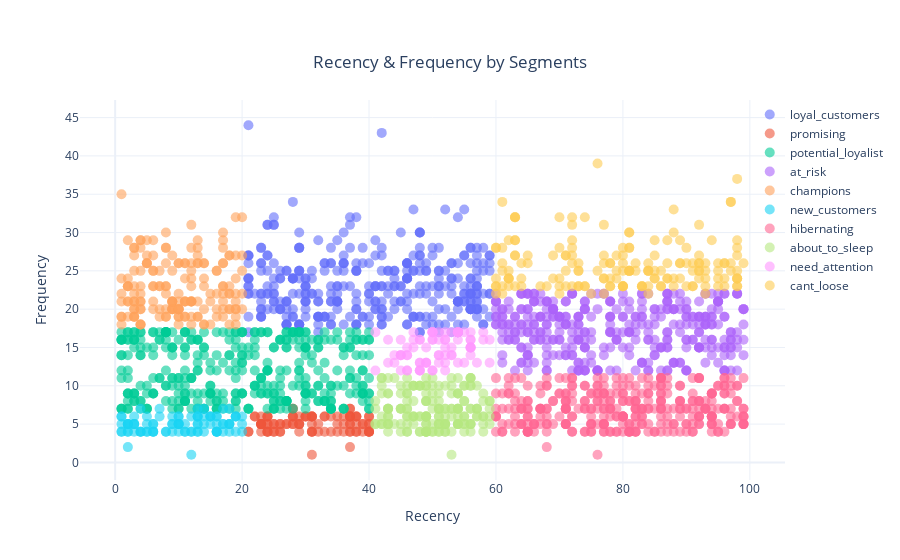

Notebook code for this chart:
### Code cell
fig = go.Figure()
for i in rfm['segment'].unique():
    fig.add_trace(go.Scatter(x=rfm[rfm['segment']==i]['Recency'],
                           y=rfm[rfm['segment']==i]['frequency'],
                           mode='markers', name=str(i),showlegend = True,
                           marker = dict(size = 10,opacity = 0.6)))

fig.update_layout(title={'text': "Recency & Frequency by Segments",
                         'y':0.9,
                         'x':0.5,
                         'xanchor': 'center',
                         'yanchor': 'top'},
                  legend=dict(x=0.95,
                              y=1,
                              bgcolor='rgba(255, 255, 255, 0)'),
                  xaxis = dict(title='Recency'),
                  yaxis=dict(title='Frequency'),
                  template='plotly_white')

fig.show()

### Figure 1 — Plotly figure (JSON) as saved in the notebook; plotly's stock layout.template omitted (floating-point values rounded to 4 significant figures; data arrays with more than 128 entries replaced by an {"elided": "..."} marker saying what was removed)
{"data": [{"marker": {"opacity": 0.6, "size": 10}, "mode": "markers", "name": "loyal_customers", "showlegend": true, "type": "scatter", "x": {"elided": "356 int values"}, "y": {"elided": "356 int values"}}, {"marker": {"opacity": 0.6, "size": 10}, "mode": "markers", "name": "promising", "showlegend": true, "type": "scatter", "x": [38, 38, 31, 30, 37, 37, 31, 37, 24, 37, 23, 31, 35, 24, 31, 28, 33, 37, 31, 23, 38, 33, 30, 28, 24, 22, 33, 27, 23, 31, 31, 38, 29, 25, 26, 29, 34, 26, 24, 37, 34, 39, 40, 23, 37, 25, 32, 37, 38, 28, 29, 40, 24, 21, 37, 37, 23, 27, 21, 24, 35, 30, 25, 32, 36, 31, 37, 40, 38, 24, 35, 40, 26, 28, 40, 23, 22, 24, 36, 40, 25, 28, 36, 29, 31, 29, 28, 39, 40, 39, 26, 23, 28, 40], "y": [6, 5, 6, 6, 7, 7, 6, 6, 6, 5, 4, 6, 6, 4, 4, 7, 6, 5, 4, 5, 4, 4, 6, 7, 5, 6, 6, 5, 6, 1, 5, 6, 6, 4, 4, 5, 6, 4, 4, 4, 4, 5, 5, 5, 4, 5, 4, 6, 4, 6, 5, 4, 4, 4, 6, 2, 5, 5, 4, 6, 5, 6, 5, 5, 6, 4, 6, 6, 6, 6, 4, 4, 5, 6, 4, 5, 6, 5, 5, 6, 4, 5, 4, 4, 6, 5, 5, 4, 5, 5, 5, 5, 6, 4]}, {"marker": {"opacity": 0.6, "size": 10}, "mode": "markers", "name": "potential_loyalist", "showlegend": true, "type": "scatter", "x": {"elided": "375 int values"}, "y": {"elided": "375 int values"}}, {"marker": {"opacity": 0.6, "size": 10}, "mode": "markers", "name": "at_risk", "showlegend": true, "type": "scatter", "x": {"elided": "373 int values"}, "y": {"elided": "373 int values"}}, {"marker": {"opacity": 0.6, "size": 10}, "mode": "markers", "name": "champions", "showlegend": true, "type": "scatter", "x": {"elided": "166 int values"}, "y": {"elided": "166 int values"}}, {"marker": {"opacity": 0.6, "size": 10}, "mode": "markers", "name": "new_customers", "showlegend": true, "type": "scatter", "x": [19, 11, 4, 12, 5, 16, 13, 5, 2, 18, 11, 6, 20, 6, 3, 10, 14, 13, 13, 19, 14, 8, 14, 13, 7, 17, 13, 18, 2, 4, 19, 9, 20, 3, 10, 9, 12, 8, 2, 1, 9, 2, 16, 10, 3, 13, 10, 13, 17, 15, 1, 18, 4, 12, 2, 15, 17, 10, 17, 1, 16, 11, 10, 20, 5, 16, 6, 1, 5, 18, 3, 10, 19, 16, 3, 16, 15, 7, 2, 16, 4, 14, 6, 1, 6, 9, 13, 18, 2, 15, 12], "y": [6, 4, 4, 4, 4, 6, 7, 4, 4, 7, 5, 4, 5, 4, 5, 5, 5, 4, 5, 6, 7, 4, 4, 5, 7, 7, 4, 4, 5, 7, 4, 5, 6, 4, 5, 4, 6, 4, 5, 5, 6, 5, 4, 6, 6, 6, 5, 6, 4, 5, 6, 5, 4, 4, 2, 6, 5, 6, 5, 4, 4, 4, 5, 4, 6, 4, 5, 4, 5, 5, 5, 4, 6, 4, 5, 5, 6, 6, 5, 6, 4, 6, 4, 6, 5, 5, 6, 5, 4, 6, 1]}, {"marker": {"opacity": 0.6, "size": 10}, "mode": "markers", "name": "hibernating", "showlegend": true, "type": "scatter", "x": {"elided": "343 int values"}, "y": {"elided": "343 int values"}}, {"marker": {"opacity": 0.6, "size": 10}, "mode": "markers", "name": "about_to_sleep", "showlegend": true, "type": "scatter", "x": {"elided": "168 int values"}, "y": {"elided": "168 int values"}}, {"marker": {"opacity": 0.6, "size": 10}, "mode": "markers", "name": "need_attention", "showlegend": true, "type": "scatter", "x": [53, 41, 48, 51, 59, 46, 50, 56, 44, 46, 45, 43, 58, 52, 50, 52, 48, 50, 50, 48, 47, 52, 46, 56, 45, 58, 46, 54, 50, 51, 54, 50, 48, 47, 43, 50, 56, 56, 54, 52, 48, 54, 49, 53, 48, 48, 51, 52, 53, 54, 41, 46, 54, 50, 53, 52, 49, 52, 56, 55, 49, 45, 55, 51, 56, 47, 54, 59, 56, 56, 51, 45, 45, 44, 49, 57], "y": [15, 12, 13, 16, 16, 15, 17, 16, 13, 12, 12, 13, 16, 16, 17, 13, 13, 12, 16, 12, 15, 14, 14, 17, 14, 17, 14, 16, 17, 14, 17, 12, 16, 17, 16, 16, 15, 15, 13, 15, 12, 17, 13, 14, 12, 16, 13, 17, 14, 17, 17, 12, 17, 17, 17, 12, 13, 16, 16, 17, 13, 14, 13, 17, 15, 16, 17, 13, 14, 15, 14, 14, 16, 14, 15, 13]}, {"marker": {"opacity": 0.6, "size": 10}, "mode": "markers", "name": "cant_loose", "showlegend": true, "type": "scatter", "x": {"elided": "166 int values"}, "y": {"elided": "166 int values"}}], "layout": {"legend": {"bgcolor": "rgba(255, 255, 255, 0)", "x": 0.95, "y": 1}, "title": {"text": "Recency & Frequency by Segments", "x": 0.5, "xanchor": "center", "y": 0.9, "yanchor": "top"}, "xaxis": {"title": {"text": "Recency"}}, "yaxis": {"title": {"text": "Frequency"}}}}
